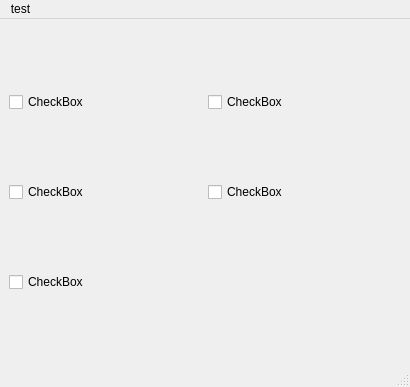
<?xml version="1.0" encoding="UTF-8"?>
<ui version="4.0">
 <class>MainWindow</class>
 <widget class="QMainWindow" name="MainWindow">
  <property name="geometry">
   <rect>
    <x>0</x>
    <y>0</y>
    <width>410</width>
    <height>387</height>
   </rect>
  </property>
  <property name="windowTitle">
   <string>MainWindow</string>
  </property>
  <widget class="QWidget" name="centralwidget">
   <layout class="QVBoxLayout" name="verticalLayout">
    <item>
     <layout class="QHBoxLayout" name="horizontalLayout">
      <item>
       <widget class="QCheckBox" name="checkBox_2">
        <property name="text">
         <string>CheckBox</string>
        </property>
       </widget>
      </item>
      <item>
       <widget class="QCheckBox" name="checkBox_5">
        <property name="text">
         <string>CheckBox</string>
        </property>
       </widget>
      </item>
     </layout>
    </item>
    <item>
     <layout class="QHBoxLayout" name="horizontalLayout_2">
      <item>
       <widget class="QCheckBox" name="checkBox_4">
        <property name="text">
         <string>CheckBox</string>
        </property>
       </widget>
      </item>
      <item>
       <widget class="QCheckBox" name="checkBox">
        <property name="text">
         <string>CheckBox</string>
        </property>
       </widget>
      </item>
     </layout>
    </item>
    <item>
     <widget class="QCheckBox" name="checkBox_3">
      <property name="text">
       <string>CheckBox</string>
      </property>
     </widget>
    </item>
   </layout>
  </widget>
  <widget class="QMenuBar" name="menubar">
   <property name="geometry">
    <rect>
     <x>0</x>
     <y>0</y>
     <width>410</width>
     <height>21</height>
    </rect>
   </property>
   <widget class="QMenu" name="menutest">
    <property name="title">
     <string>test</string>
    </property>
   </widget>
   <addaction name="menutest"/>
  </widget>
  <widget class="QStatusBar" name="statusbar"/>
 </widget>
 <resources/>
 <connections/>
</ui>
